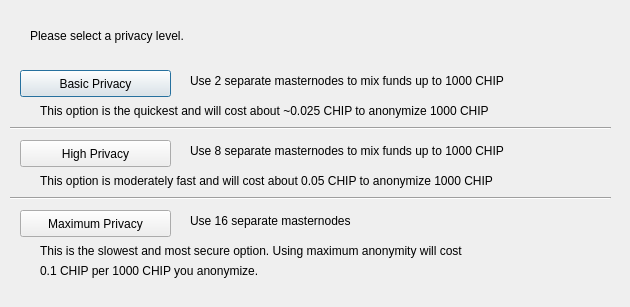
<?xml version="1.0" encoding="UTF-8"?>
<ui version="4.0">
 <class>DarksendConfig</class>
 <widget class="QDialog" name="DarksendConfig">
  <property name="geometry">
   <rect>
    <x>0</x>
    <y>0</y>
    <width>630</width>
    <height>307</height>
   </rect>
  </property>
  <property name="windowTitle">
   <string>Configure Darksend</string>
  </property>
  <widget class="QPushButton" name="buttonBasic">
   <property name="geometry">
    <rect>
     <x>20</x>
     <y>70</y>
     <width>151</width>
     <height>27</height>
    </rect>
   </property>
   <property name="text">
    <string>Basic Privacy</string>
   </property>
  </widget>
  <widget class="QPushButton" name="buttonHigh">
   <property name="geometry">
    <rect>
     <x>20</x>
     <y>140</y>
     <width>151</width>
     <height>27</height>
    </rect>
   </property>
   <property name="text">
    <string>High Privacy</string>
   </property>
  </widget>
  <widget class="QPushButton" name="buttonMax">
   <property name="geometry">
    <rect>
     <x>20</x>
     <y>210</y>
     <width>151</width>
     <height>27</height>
    </rect>
   </property>
   <property name="text">
    <string>Maximum Privacy</string>
   </property>
  </widget>
  <widget class="QLabel" name="label">
   <property name="geometry">
    <rect>
     <x>30</x>
     <y>20</y>
     <width>571</width>
     <height>31</height>
    </rect>
   </property>
   <property name="text">
    <string>Please select a privacy level.</string>
   </property>
  </widget>
  <widget class="QLabel" name="label_2">
   <property name="geometry">
    <rect>
     <x>190</x>
     <y>70</y>
     <width>421</width>
     <height>21</height>
    </rect>
   </property>
   <property name="text">
    <string>Use 2 separate masternodes to mix funds up to 1000 CHIP</string>
   </property>
  </widget>
  <widget class="QLabel" name="label_3">
   <property name="geometry">
    <rect>
     <x>190</x>
     <y>140</y>
     <width>411</width>
     <height>21</height>
    </rect>
   </property>
   <property name="text">
    <string>Use 8 separate masternodes to mix funds up to 1000 CHIP</string>
   </property>
  </widget>
  <widget class="QLabel" name="label_4">
   <property name="geometry">
    <rect>
     <x>190</x>
     <y>210</y>
     <width>421</width>
     <height>21</height>
    </rect>
   </property>
   <property name="text">
    <string>Use 16 separate masternodes</string>
   </property>
  </widget>
  <widget class="QLabel" name="label_6">
   <property name="geometry">
    <rect>
     <x>40</x>
     <y>100</y>
     <width>561</width>
     <height>21</height>
    </rect>
   </property>
   <property name="text">
    <string>This option is the quickest and will cost about ~0.025 CHIP to anonymize 1000 CHIP</string>
   </property>
  </widget>
  <widget class="QLabel" name="label_7">
   <property name="geometry">
    <rect>
     <x>40</x>
     <y>170</y>
     <width>561</width>
     <height>21</height>
    </rect>
   </property>
   <property name="text">
    <string>This option is moderately fast and will cost about 0.05 CHIP to anonymize 1000 CHIP</string>
   </property>
  </widget>
  <widget class="QLabel" name="label_8">
   <property name="geometry">
    <rect>
     <x>40</x>
     <y>240</y>
     <width>561</width>
     <height>21</height>
    </rect>
   </property>
   <property name="text">
    <string>This is the slowest and most secure option. Using maximum anonymity will cost</string>
   </property>
  </widget>
  <widget class="QLabel" name="label_9">
   <property name="geometry">
    <rect>
     <x>40</x>
     <y>260</y>
     <width>561</width>
     <height>21</height>
    </rect>
   </property>
   <property name="text">
    <string>0.1 CHIP per 1000 CHIP you anonymize.</string>
   </property>
  </widget>
  <widget class="Line" name="line">
   <property name="geometry">
    <rect>
     <x>10</x>
     <y>120</y>
     <width>601</width>
     <height>16</height>
    </rect>
   </property>
   <property name="orientation">
    <enum>Qt::Horizontal</enum>
   </property>
  </widget>
  <widget class="Line" name="line_2">
   <property name="geometry">
    <rect>
     <x>10</x>
     <y>190</y>
     <width>601</width>
     <height>16</height>
    </rect>
   </property>
   <property name="orientation">
    <enum>Qt::Horizontal</enum>
   </property>
  </widget>
 </widget>
 <resources/>
 <connections/>
</ui>
